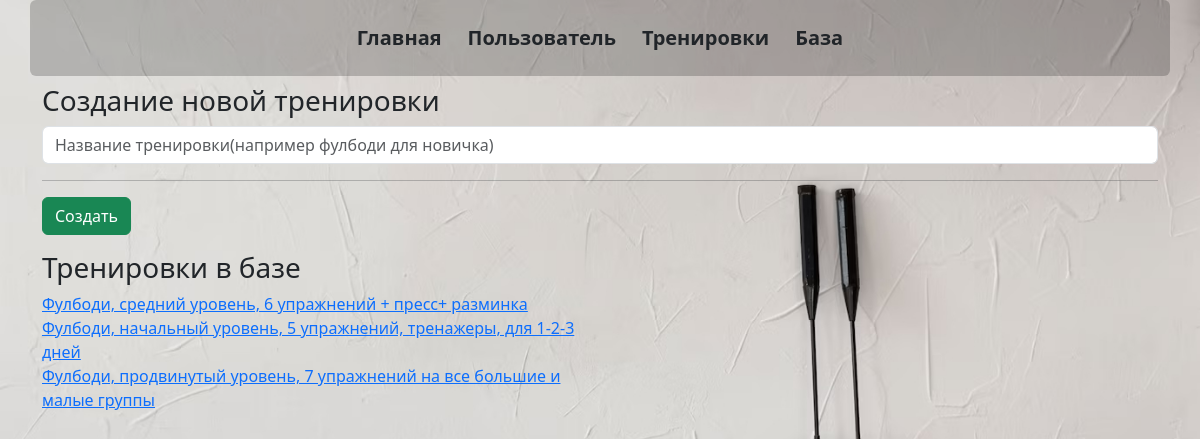
The app's page /new_train, older data.
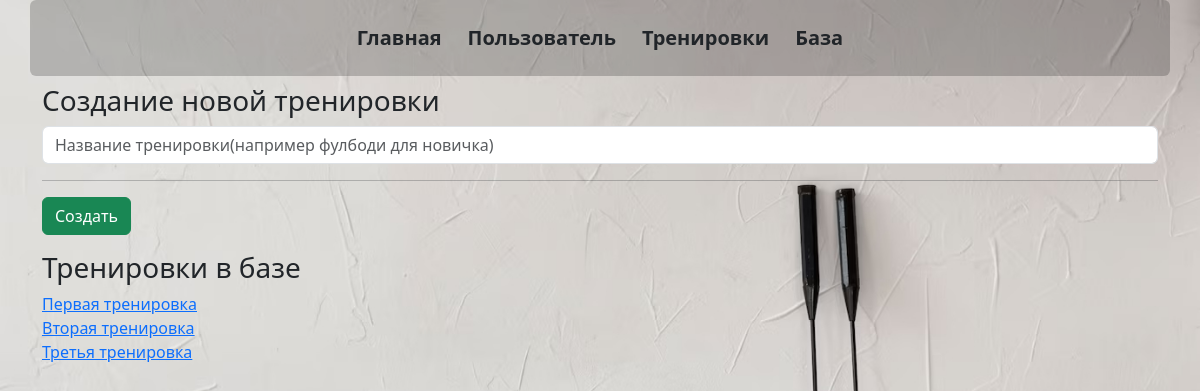
The same page, newer data.
### _models.py (models this page shows, shortened)
class Training(db.Model):
    __tablename__ = 'trainings'
    training_id = db.Column(db.Integer, primary_key=True)
    name = db.Column(db.String(50), nullable=False)
    exercises = relationship('Exercise', secondary='training_exercises', overlaps="trainings")
    user_trainings = relationship('UserTraining', back_populates='training')

### main.py (the view, shortened to what this page needs)
@app.route("/new_train", methods=['POST', 'GET'])
def new_train():
    trains_list = Training.query.all()
    return render_template('new_train.html', trains_list=trains_list)

### templates/new_train.html (shortened to what this page needs)
{% extends 'base.html' %}
{% block body %}
<h3>Создание новой тренировки</h3>
                <form method="post">
                    <input type="text" name="train_name" id="train_name" class="form-control mb-2" required value="{{train_name}}" placeholder="Название тренировки(например фулбоди для новичка)">
                    <hr>
                    <input type="submit" class="btn btn-success" value="Создать">
                </form>
<div class="row mb-3 mt-3">
    <h3>Тренировки в базе</h3>
    {% for train in trains_list %}
    <div class="col-6">
        <a href="/edit_train/{{train.training_id}}">{{train.name}}</a>
    </div>
    <div class="col-6">
    </div>
    {% endfor %}
</div>
{% endblock %}

### templates/base.html (shortened to what this page needs)
<!doctype html>
<html lang="ru">
<head>
    <link rel="stylesheet" href="{{ url_for('static', filename='css/bootstrap.min.css' )}}">
    <link rel="stylesheet" href="{{ url_for('static', filename='css/main.css' )}}">
</head>
<body>
    <div class="container text-primary bg-opacity-20 rounded-2">
        <header class="d-flex flex-wrap justify-content-center py-3 mb-2 fs-5 fw-semibold" >
            <ul class="nav nav-pills ">
                <li class="nav-item"><a href="/" class="fs-5 fw-semibold btn btn">Главная</a></li>
                <li class="nav-item"><a href="/users_center" class="fs-5 fw-semibold btn btn">Пользователь</a></li>
                <li class="nav-item"><a href="/new_train" class="fs-5 fw-semibold btn">Тренировки</a></li>
                <li class="nav-item"><a href="/migration" class="fs-5 fw-semibold btn">База</a></li>
            </ul>
        </header>
    </div>
    <div class="container">
        {% block body %}{% endblock %}
    </div>
</body>
</html>

### static/css/main.css (style rules this page uses)
body { background-image: url('../imgs/background.jpg'); background-size: cover; background-repeat: no-repeat; background-attachment: fixed; }
.bg-opacity-20 { background-color: rgba(0, 0, 0, 0.2); }

Row changes from the older to the newer data that the page shows:
removed Training: name "Фулбоди, начальный уровень, 5 упражнений, тренажеры, для 1-2-3 дней"
removed Training: name "Фулбоди, продвинутый уровень, 7 упражнений на все большие и малые группы"
changed Training: name "Фулбоди, средний уровень, 6 упражнений + пресс+ разминка" → "Первая тренировка"
added Training: name "Вторая тренировка"
added Training: name "Третья тренировка"
